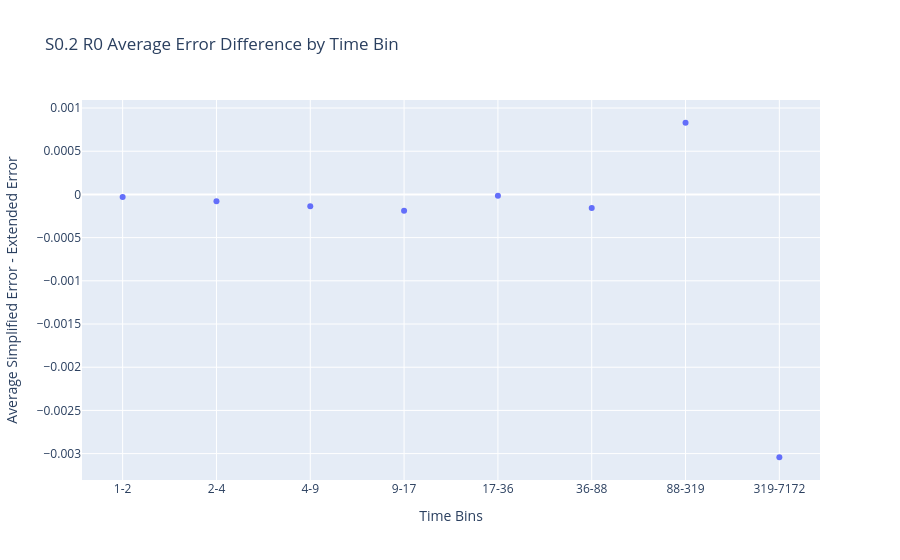

Notebook code for this chart:
### Code cell
avg_error_difference_by_time_bin(unary, S0_2_R0_static)

### Figure 1 — Plotly figure (JSON) as saved in the notebook; plotly's stock layout.template omitted (floating-point values rounded to 4 significant figures)
{"data": [{"mode": "markers", "type": "scatter", "x": ["1-2", "2-4", "4-9", "9-17", "17-36", "36-88", "88-319", "319-7172"], "y": [-2.918e-05, -8.013e-05, -0.000136, -0.0001894, -1.515e-05, -0.0001574, 0.0008296, -0.003042]}], "layout": {"title": {"text": "S0.2 R0 Average Error Difference by Time Bin"}, "xaxis": {"title": {"text": "Time Bins"}}, "yaxis": {"title": {"text": "Average Simplified Error - Extended Error"}}}}
